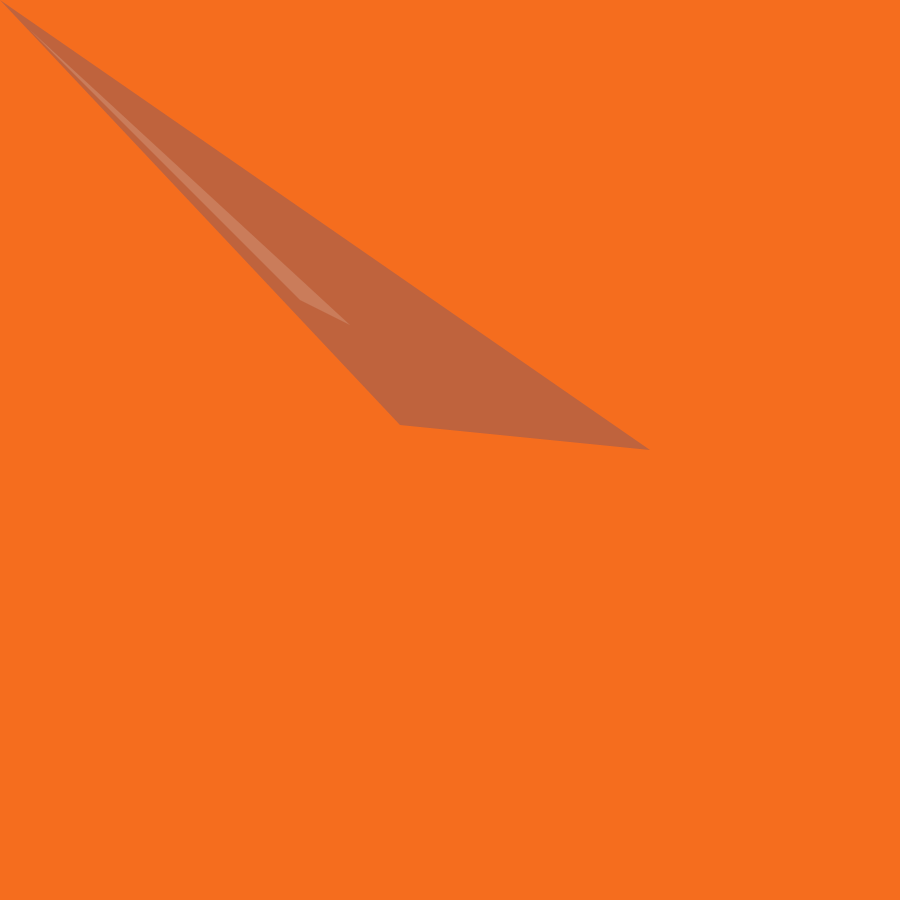
Frame 1 (no input)
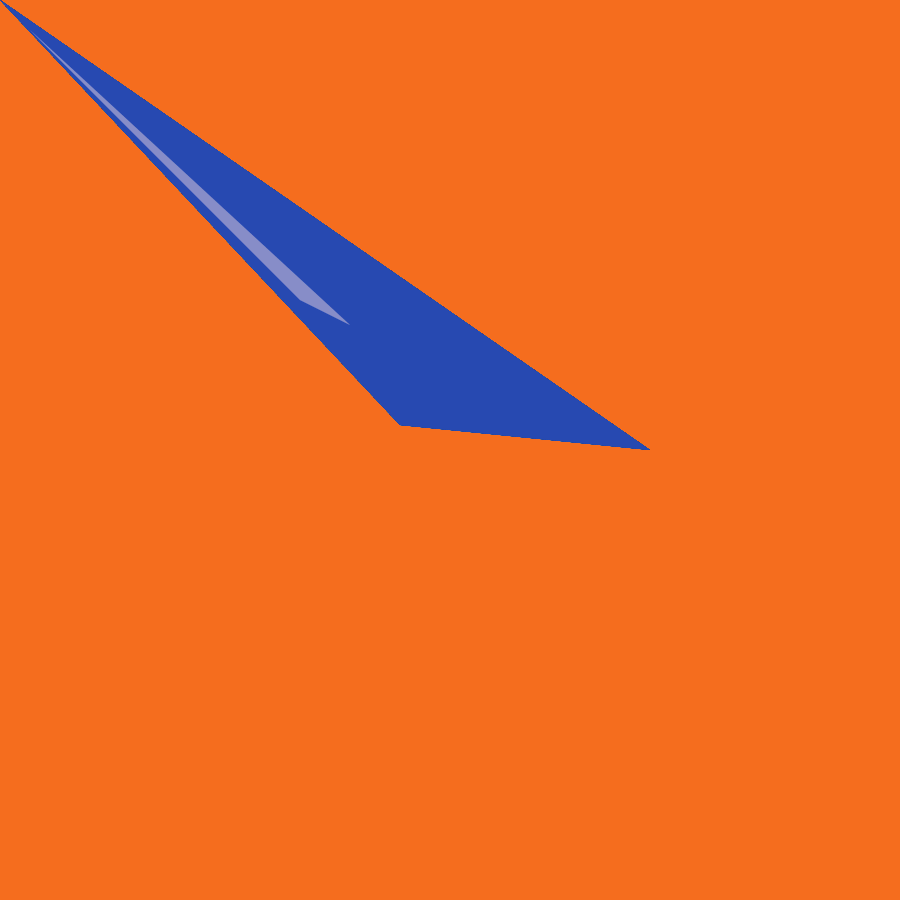
Frame 60 (the mouse pressed at the canvas centre just before this capture)
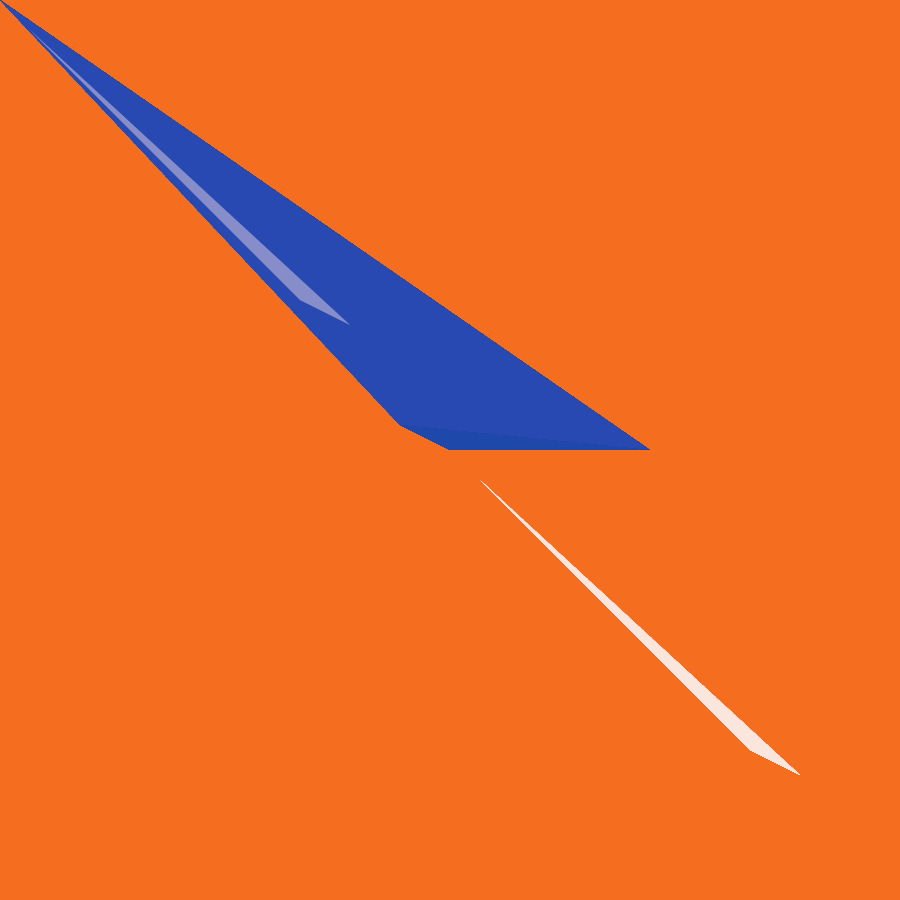
Frame 120 (the mouse held since frame 60 and released just before this capture)

The Processing sketch that drew these frames (run headless with seeded random() and noise(); from frame 60 on, the mouse is pressed at the canvas centre):

// Processing sketch: sketch_150724a
// ── sketch_150724a.pde
void setup() {
  size(900,900);
  background(245,109,30);
}
void draw() {
  noStroke();
  smooth();
  fill(0,26,188,50);
  beginShape();
  vertex(mouseX,mouseY);
  vertex(650,450);
  vertex(400, 425);
  endShape();
  fill(250,239,220,25);
  beginShape();
  vertex(mouseX+30,mouseY+30);
  vertex(mouseX+300,mouseY+300);
  vertex(mouseX+350,mouseY+325);
  endShape();
  fill(random(200),157,random(255),25);
  beginShape();
  vertex(mouseY,mouseX);
  vertex(650,450);
  vertex(400, 425);
  endShape();
  fill(250,239,220,25);
  beginShape();
  vertex(mouseY+30,mouseX+30);
  vertex(mouseY+300,mouseX+300);
  vertex(mouseY+350,mouseX+325);
  endShape(); 
}
